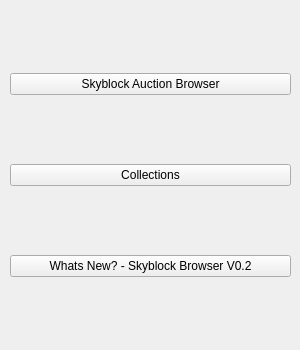
<?xml version="1.0" encoding="UTF-8"?>
<ui version="4.0">
 <class>Form</class>
 <widget class="QWidget" name="Form">
  <property name="geometry">
   <rect>
    <x>0</x>
    <y>0</y>
    <width>300</width>
    <height>350</height>
   </rect>
  </property>
  <property name="windowTitle">
   <string>Form</string>
  </property>
  <widget class="QWidget" name="layoutWidget">
   <property name="geometry">
    <rect>
     <x>10</x>
     <y>10</y>
     <width>281</width>
     <height>331</height>
    </rect>
   </property>
   <layout class="QVBoxLayout" name="verticalLayout">
    <item>
     <widget class="QPushButton" name="pushButton">
      <property name="text">
       <string>Skyblock Auction Browser</string>
      </property>
     </widget>
    </item>
    <item>
     <widget class="QPushButton" name="pushButton_3">
      <property name="text">
       <string>Collections</string>
      </property>
     </widget>
    </item>
    <item>
     <widget class="QPushButton" name="pushButton_2">
      <property name="text">
       <string>Whats New? - Skyblock Browser V0.2</string>
      </property>
     </widget>
    </item>
   </layout>
  </widget>
 </widget>
 <resources/>
 <connections/>
</ui>
